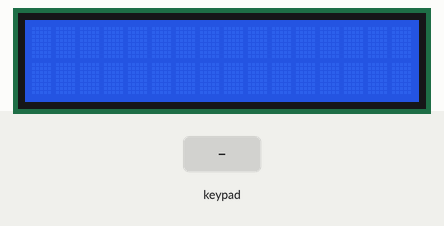
Bench run of a sketch on a simulated Arduino Uno, built with avr-gcc and run on an emulated ATmega328P. Parts: 16×2 character LCD. The inputs (shaded band) are chosen by the test bench.

Above: at 1.2 s.
1.3 s: key 'A' pressed
At 2.3 s:
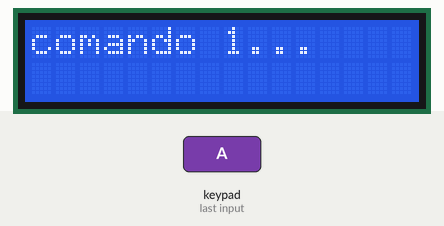
Timing chart, 0 to 4.3 s (numbered marks = the images above; inputs shaded):
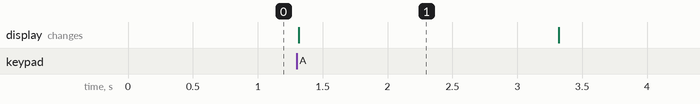

The sketch:

tp_display_botonera.ino
```cpp
#include<Keypad.h>
#include<Wire.h>//MAnejo simple de i2c
#include<LCD.h>//manejo de la pantalla
#include<LiquidCrystal_I2C.h>//manejo de porotocolo
LiquidCrystal_I2C lcd (0x27,2,1,0,4,5,6,7);//indico los pines de las lineas de control
                                          //RS , ENABLE, RW ,D4,D5,D6

const byte FILAS=4;
const byte COLUMNAS=4;
char teclas[FILAS][COLUMNAS]={
  {'R','7','4','1'},
  {'0','8','5','2'},
  {'>','9','6','3'},
  {'D','C','B','A'}
 };
byte row_pins[FILAS]={9,8,7,6};
byte col_pins[COLUMNAS]={5,4,3,2};

Keypad tecladito=Keypad(makeKeymap(teclas),row_pins ,col_pins,FILAS, COLUMNAS);
char tecla;

char clave[7]; // son 6 digitos + le caracter null
char pass[7]="123456";
byte indice =0;
String cadena="";


void setup() {

  lcd.setBacklightPin(3,POSITIVE);//numero de puerto paralelo para activar luminocidad
  lcd.setBacklight(HIGH); //enciendo la iluminacion posterior
  lcd.begin(16,2);//16 columnas por 2 filas
  lcd.clear(); // limpio pantalla
  // put your setup code here, to run once:
  Serial.begin(9600);
}

void loop() {
  // put your main code here, to run repeatedly:
  lcd.setCursor(0,0);
 tecla=tecladito.getKey();
 //Serial.print(tecla);
 /*if (tecla){

  clave[indice]=tecla; //pone el valor en el idice 0 del array
  indice ++ ;//para el proximo indice
  Serial.print(tecla);
  cadena=cadena+tecla;
  lcd.print(cadena);
 }*/
  switch (tecla)
    {
       case 'A':
        comando1();
       break;
    }
}

void comando1()
{


  lcd.print("comando 1...");
  delay(2000);
  lcd.clear();
  //char fila[16];
  //cadena.remove(0,cadena.length());
  cadena="";
  tecla=tecladito.getKey();
  cadena=cadena+tecla;

  lcd.print(cadena);
  if(cadena.length()>16){
    for (int i=0 ; i<3;i++){
      lcd.display();
      delay(500);
      lcd.noDisplay();
      delay(500);

  }
  }
}
```

Measured:
- after the input at 1.3 s, the display: changes at once (image 1)
- what the display in image 1 shows lasts 2.0 s, from 1.3 s to 3.3 s
